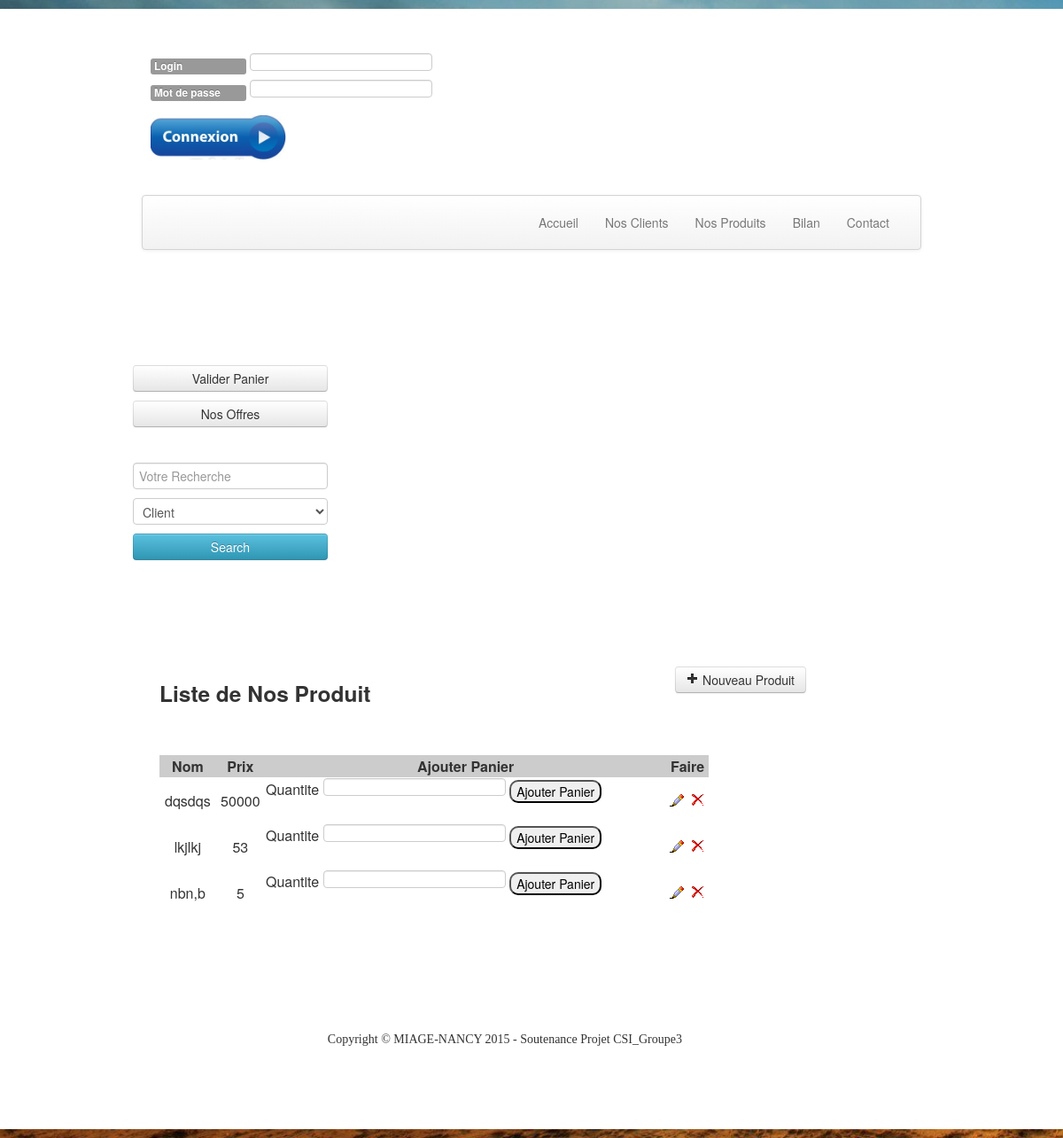
Page /produit.php on the committed database.
### tables this page shows
CREATE TABLE IF NOT EXISTS `produit` (
  `ID_PROD` int(11) NOT NULL AUTO_INCREMENT,
  `ID_OFFREREDUC` int(11) DEFAULT NULL,
  `IDOP` int(11) DEFAULT NULL,
  `ID_CATPROD` int(11) NOT NULL,
  `NOM_PROD` varchar(30) NOT NULL,
  `A_REDUCTION` smallint(6) NOT NULL,
  PRIMARY KEY (`ID_PROD`),
  UNIQUE KEY `PRODUIT_PK` (`ID_PROD`),
  KEY `APPARTENIR_FK` (`ID_CATPROD`),
  KEY `ESTPROPOSER2_FK` (`IDOP`),
  KEY `CONCERNER_FK` (`ID_OFFREREDUC`)
);

CREATE TABLE IF NOT EXISTS `prix_produit` (
  `ID_PRIX` int(11) NOT NULL AUTO_INCREMENT,
  `PRIX` float DEFAULT NULL,
  PRIMARY KEY (`ID_PRIX`),
  UNIQUE KEY `PRIX_PRODUIT_PK` (`ID_PRIX`)
);

### produit.php (the view, shortened to what this page needs)
<?php require_once ("header.php") ?>
	<div class='container'>
		<div class='row'>
			<div class='span6'><h3>Liste de Nos Produit</h3></div>
			<div class='span3'>
				<a href='ajout-produit.php' class='btn btn-default pull-right' >
					<i class='icon-plus'></i>
					Nouveau Produit
				</a>
			</div>
		</div>
		<?php
			$req="select p.id_prod,nom_prod,prix from produit as p INNER JOIN avoir as a on p.id_prod=a.id_prod INNER JOIN prix_produit as pr on a.id_prix=pr.id_prix  ";
			$exe=mysql_query($req);
			echo"<table class='span8'>
				<tr bgcolor='#CCCCCC'>
				<th align='center'>Nom</th>
				<th align='center'>Prix</th>
				<th align='center'>Ajouter Panier</th>
				<th align='center' colspan='2'>Faire</th>
				</tr>";
    		while($l= mysql_fetch_array($exe)){
				echo"<tr>
					<td align='center'>".$l['nom_prod']."</td>
					<td align='center'>".$l['prix']."</td>
					";?><td>
					<form method="POST" action="ajout_produit_panier.php">
					Quantite <input name="quantite" type="text"/>
					<input type="submit" value="Ajouter Panier" >
					</form>
					</td>
					<?php
					echo "
					<td align='center'><a href=\"modification-produit.php?id=".$l['id_prod']."\"><img src=\"b_edit.png\"></a></td>
					<td align='center'><a href=\"suppression-produit.php?id=".$l['id_prod']."\" onclick=\"return(confirm('<b>Etes-vous sûr de vouloir supprimer ce produit?</b>'));\" ><img src=\"b_drop.png\"></a></td>
				</tr>";
    		}
			echo"</table>";
		?>
	</div>
<?php require_once ("footer.php") ?>

### style.css (style rules this page uses)
html { font-family: 'Roboto', sans-serif; background: url(image/fond.jpg); background-size: cover; background-repeat: no-repeat; }
div { margin: 10px; padding: 10px; }
input { border-radius: 10px; }

### rows in the picture
produit: NOM_PROD "dqsdqs", prix_produit.PRIX "50000"
produit: NOM_PROD "lkjlkj", prix_produit.PRIX "53"
produit: NOM_PROD "nbn,b", prix_produit.PRIX "5"
